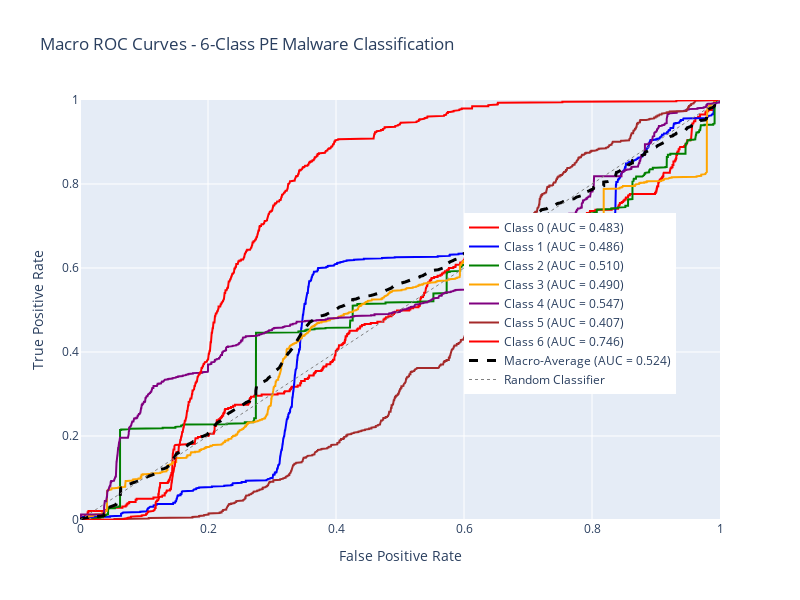

Notebook source saved alongside this figure:
### Code cell
# 3. Macro ROC Curve Visualization
fig_roc = go.Figure()

# Plot ROC curve for each class
colors = ['red', 'blue', 'green', 'orange', 'purple', 'brown']
for i in range(num_classes):
    fig_roc.add_trace(go.Scatter(
        x=fpr[i], 
        y=tpr[i],
        mode='lines',
        name=f'Class {i} (AUC = {roc_auc[i]:.3f})',
        line=dict(color=colors[i % len(colors)], width=2)
    ))

# Plot macro-average ROC curve
fig_roc.add_trace(go.Scatter(
    x=fpr["macro"], 
    y=tpr["macro"],
    mode='lines',
    name=f'Macro-Average (AUC = {roc_auc["macro"]:.3f})',
    line=dict(color='black', width=3, dash='dash')
))

# Add diagonal line (random classifier)
fig_roc.add_trace(go.Scatter(
    x=[0, 1], 
    y=[0, 1],
    mode='lines',
    name='Random Classifier',
    line=dict(color='gray', width=1, dash='dot')
))

fig_roc.update_layout(
    title='Macro ROC Curves - 6-Class PE Malware Classification',
    xaxis_title='False Positive Rate',
    yaxis_title='True Positive Rate',
    width=800,
    height=600,
    legend=dict(x=0.6, y=0.3)
)

fig_roc.update_xaxes(range=[0, 1])
fig_roc.update_yaxes(range=[0, 1])

fig_roc.show()

print(f"Macro ROC-AUC Score: {roc_auc['macro']:.4f}")

### Figure 1 — Plotly figure (JSON) as saved in the notebook; plotly's stock layout.template omitted (floating-point values rounded to 4 significant figures; data arrays with more than 128 entries replaced by an {"elided": "..."} marker saying what was removed)
{"data": [{"line": {"color": "red", "width": 2}, "mode": "lines", "name": "Class 0 (AUC = 0.483)", "type": "scatter", "x": {"elided": "1016 float values"}, "y": {"elided": "1016 float values"}}, {"line": {"color": "blue", "width": 2}, "mode": "lines", "name": "Class 1 (AUC = 0.486)", "type": "scatter", "x": {"elided": "1326 float values"}, "y": {"elided": "1326 float values"}}, {"line": {"color": "green", "width": 2}, "mode": "lines", "name": "Class 2 (AUC = 0.510)", "type": "scatter", "x": {"elided": "712 float values"}, "y": {"elided": "712 float values"}}, {"line": {"color": "orange", "width": 2}, "mode": "lines", "name": "Class 3 (AUC = 0.490)", "type": "scatter", "x": {"elided": "1333 float values"}, "y": {"elided": "1333 float values"}}, {"line": {"color": "purple", "width": 2}, "mode": "lines", "name": "Class 4 (AUC = 0.547)", "type": "scatter", "x": {"elided": "1517 float values"}, "y": {"elided": "1517 float values"}}, {"line": {"color": "brown", "width": 2}, "mode": "lines", "name": "Class 5 (AUC = 0.407)", "type": "scatter", "x": {"elided": "1509 float values"}, "y": {"elided": "1509 float values"}}, {"line": {"color": "red", "width": 2}, "mode": "lines", "name": "Class 6 (AUC = 0.746)", "type": "scatter", "x": {"elided": "1332 float values"}, "y": {"elided": "1332 float values"}}, {"line": {"color": "black", "dash": "dash", "width": 3}, "mode": "lines", "name": "Macro-Average (AUC = 0.524)", "type": "scatter", "x": {"elided": "5567 float values"}, "y": {"elided": "5567 float values"}}, {"line": {"color": "gray", "dash": "dot", "width": 1}, "mode": "lines", "name": "Random Classifier", "type": "scatter", "x": [0, 1], "y": [0, 1]}], "layout": {"height": 600, "legend": {"x": 0.6, "y": 0.3}, "title": {"text": "Macro ROC Curves - 6-Class PE Malware Classification"}, "width": 800, "xaxis": {"range": [0, 1], "title": {"text": "False Positive Rate"}}, "yaxis": {"range": [0, 1], "title": {"text": "True Positive Rate"}}}}
